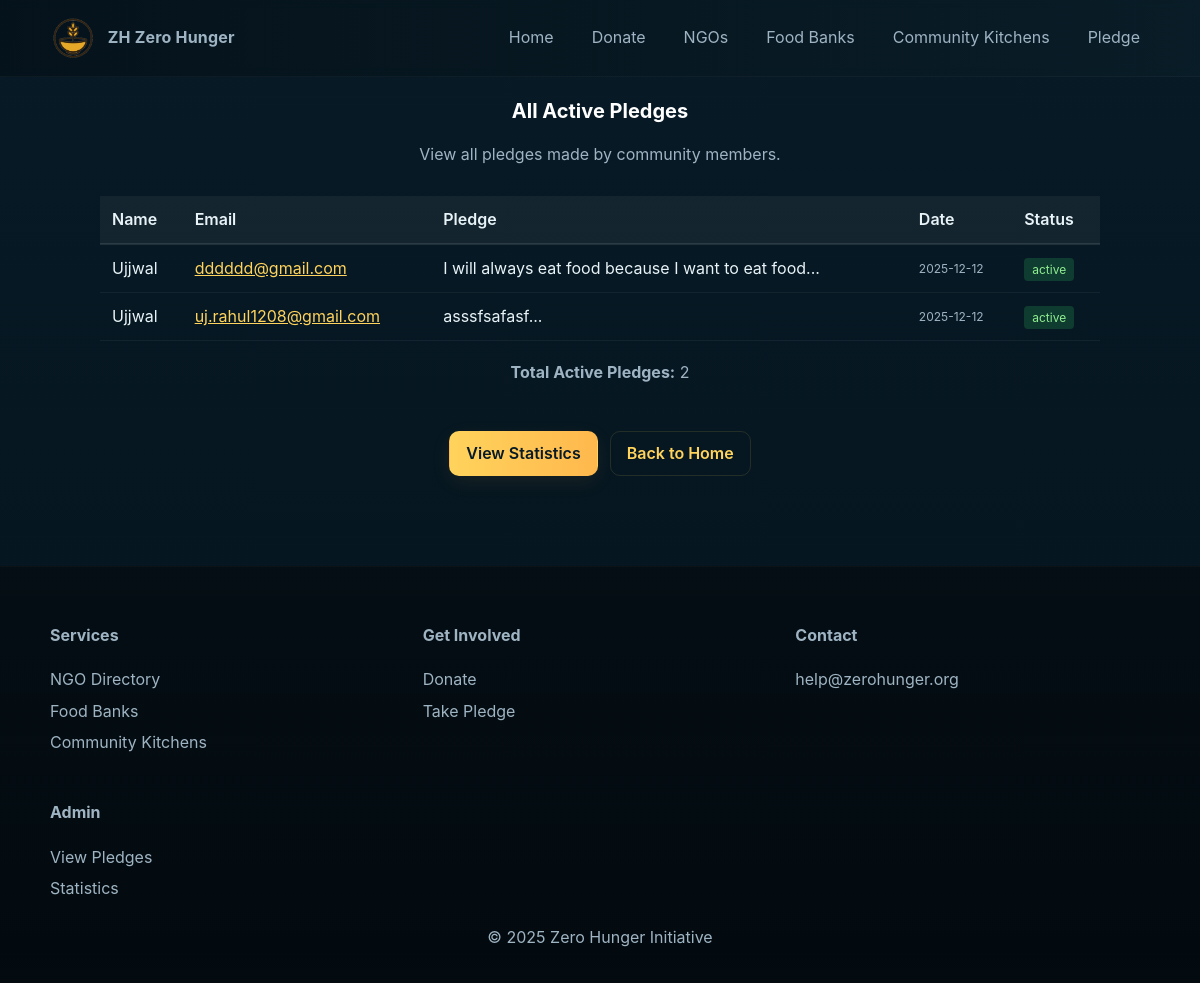
The app's page /admin/pledges with its own data.
### tables this page shows
CREATE TABLE pledges (
        id INTEGER PRIMARY KEY AUTOINCREMENT,
        name TEXT NOT NULL,
        email TEXT UNIQUE NOT NULL,
        pledge_text TEXT NOT NULL,
        created_at TIMESTAMP DEFAULT CURRENT_TIMESTAMP,
        status TEXT DEFAULT 'active'
    );

### app.py (the view)
@app.route("/admin/pledges")
def admin_pledges():
    conn = get_db()
    c = conn.cursor()
    c.execute("SELECT * FROM pledges WHERE status='active' ORDER BY created_at DESC")
    pledges = c.fetchall()
    close_db(conn)
    return render_template("admin/pledges.html", pledges=pledges)

### database.py (called while the page is built)
def get_db():
    conn = sqlite3.connect(DB)
    conn.row_factory = sqlite3.Row
    return conn

### templates/admin/pledges.html (shortened to what this page needs)
{% extends "base.html" %}
{% block content %}
<section class="info">
  <h2 class="section-title">All Active Pledges</h2>
  <p class="section-sub">View all pledges made by community members.</p>
  <div style="max-width: 1000px; margin: 0 auto; overflow-x: auto;">
    {% if pledges %}
      <table style="width: 100%; border-collapse: collapse; color: #e8f3f7;">
        <thead>
          <tr style="background: rgba(255,255,255,0.05); border-bottom: 2px solid rgba(255,255,255,0.1);">
            <th style="padding: 12px; text-align: left; font-weight: 600;">Name</th>
            <th style="padding: 12px; text-align: left; font-weight: 600;">Email</th>
            <th style="padding: 12px; text-align: left; font-weight: 600;">Pledge</th>
            <th style="padding: 12px; text-align: left; font-weight: 600;">Date</th>
            <th style="padding: 12px; text-align: left; font-weight: 600;">Status</th>
          </tr>
        </thead>
        <tbody>
          {% for pledge in pledges %}
          <tr style="border-bottom: 1px solid rgba(255,255,255,0.05);">
            <td style="padding: 12px;">{{ pledge.name }}</td>
            <td style="padding: 12px;"><a href="mailto:{{ pledge.email }}" style="color: var(--accent);">{{ pledge.email }}</a></td>
            <td style="padding: 12px;">{{ pledge.pledge_text[:60] }}...</td>
            <td style="padding: 12px; color: var(--muted); font-size: 12px;">{{ pledge.created_at[:10] }}</td>
            <td style="padding: 12px;">
              <span style="background: rgba(51, 204, 102, 0.2); color: #90EE90; padding: 4px 8px; border-radius: 4px; font-size: 12px;">{{ pledge.status }}</span>
            </td>
          </tr>
          {% endfor %}
        </tbody>
      </table>
      <p style="margin-top: 20px; text-align: center; color: var(--muted);">
        <strong>Total Active Pledges:</strong> {{ pledges|length }}
      </p>
    {% else %}
      <p style="text-align: center; color: var(--muted); padding: 40px;">No active pledges yet.</p>
    {% endif %}
  </div>
  <div style="display: flex; gap: 12px; margin-top: 30px; justify-content: center;">
    <a href="{{ url_for('admin_stats') }}" class="btn btn-accent">View Statistics</a>
    <a href="{{ url_for('home') }}" class="btn btn-outline">Back to Home</a>
  </div>
</section>
{% endblock %}

### static/style.css (style rules this page uses)
:root { --bg:#071a26; --panel:#0f3d57; --accent:#ffd35c; --muted:#9fb4c3; --card:#0b2a36; --glass: rgba(255,255,255,0.03); }
* { box-sizing:border-box }
html,body { height:100% }
body { margin:0; font-family: 'Inter', system-ui, -apple-system, "Segoe UI", Roboto, "Helvetica Neue", Arial; background: linear-gradient(180deg,var(--bg), #04121a 120%); color: #e8f3f7; -webkit-font-smoothing:antialiased; -moz-osx-font-smoothing:grayscale; line-height:1.45; }
.btn { display:inline-block; padding:10px 16px; border-radius:10px; text-decoration:none; font-weight:600; border:1px solid transparent }
.btn-accent { background:linear-gradient(90deg,var(--accent), #ffb84d); color:#071a26; box-shadow:0 6px 20px rgba(255,171,69,0.08) }
.btn-outline { background:transparent; color:var(--accent); border:1px solid rgba(255,211,92,0.12) }
.info { padding:12px 0 40px }
.section-title { font-size:20px; color:white; text-align:center; margin-top:8px }
.section-sub { color:var(--muted); text-align:center; margin:10px 0 30px; max-width:820px; margin-left:auto; margin-right:auto }

### records on screen
pledges: name "Ujjwal", email "dddddd@gmail.com", pledge_text "I will always eat food because I want to eat food", created_at "2025-12-12", status "active"
pledges: name "Ujjwal", email "uj.rahul1208@gmail.com", pledge_text "asssfsafasf", created_at "2025-12-12", status "active"

### other values on screen
{{ pledges|length }} "2"
